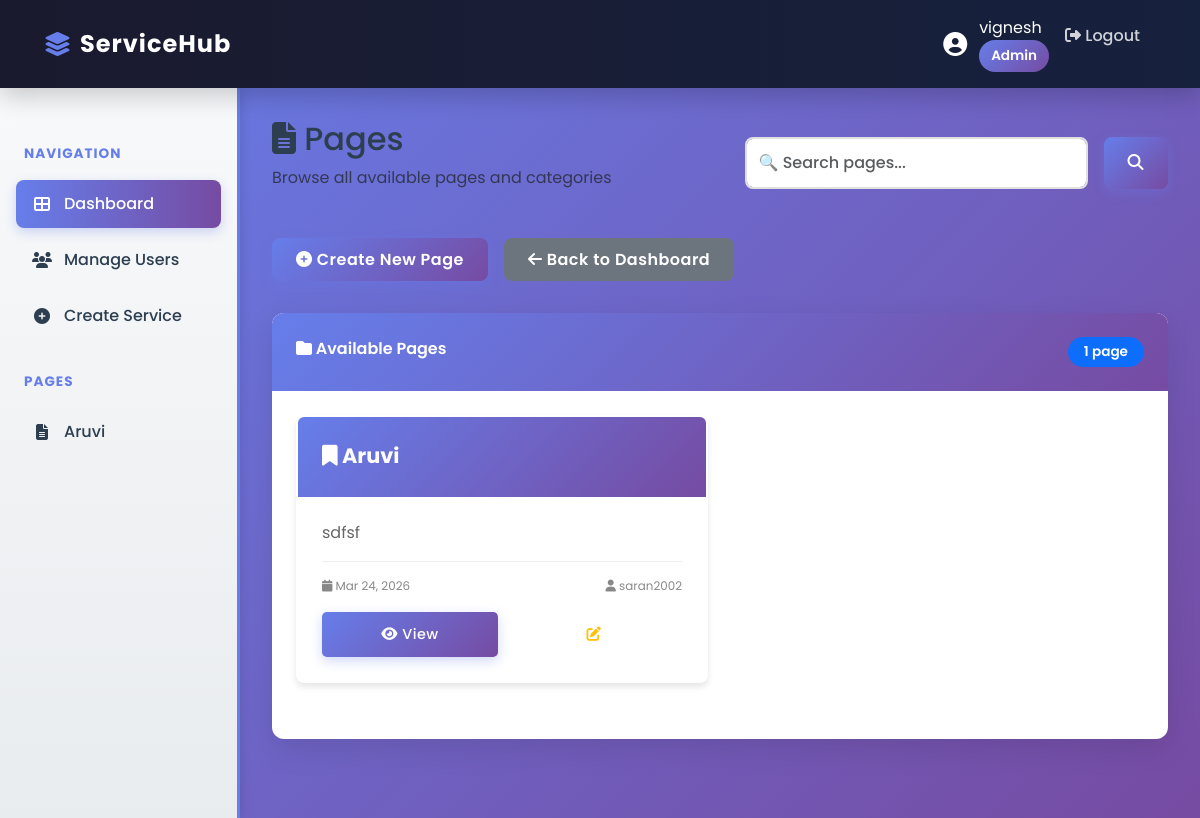
Before: /pages/ (signed in) with the older database file.
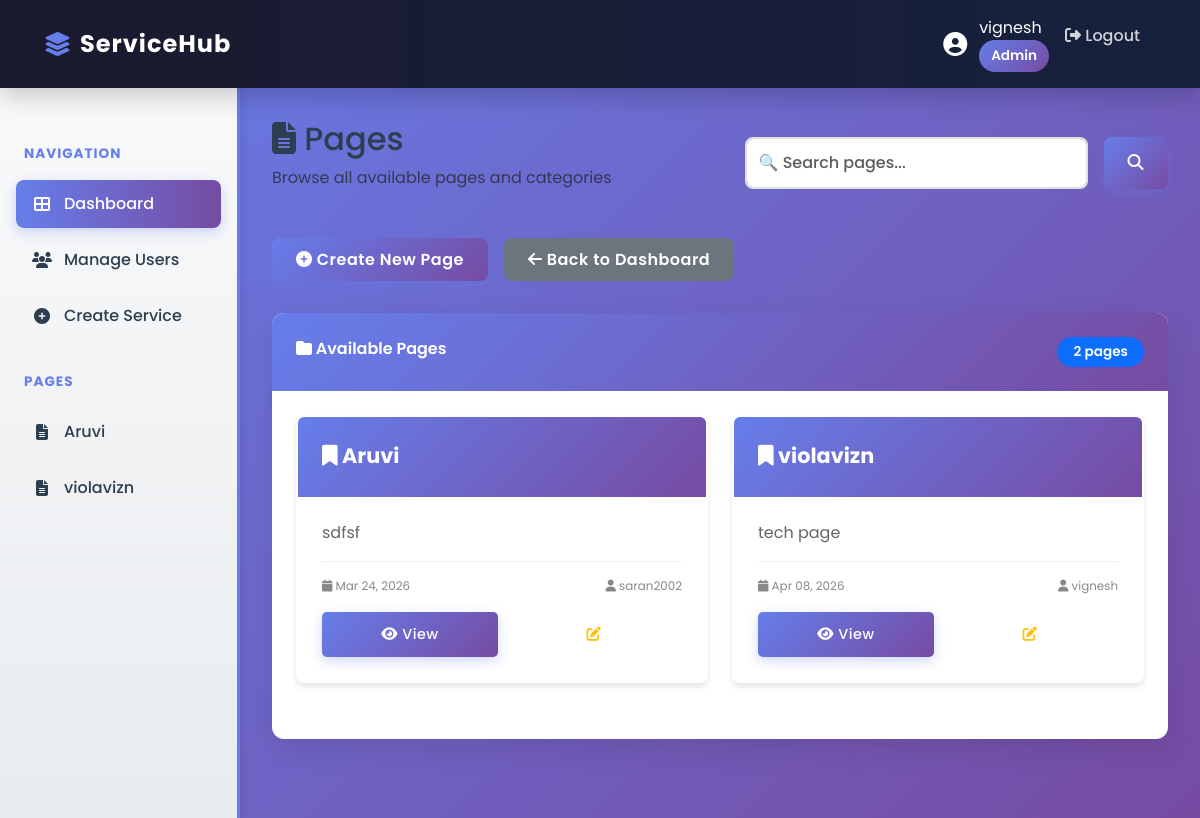
After: the same page with the newer database file.
### core/models.py (models this page shows, shortened)
class DynamicPage(models.Model):
    name = models.CharField(max_length=200, unique=True)
    slug = models.SlugField(max_length=220, unique=True, blank=True)
    description = models.TextField(blank=True)
    created_by = models.ForeignKey(User, on_delete=models.SET_NULL, null=True, related_name="dynamic_pages")
    created_at = models.DateTimeField(auto_now_add=True)

### core/views.py (the view)
# urls.py: path("pages/", views.pages_list, name="pages_list"),
@login_required
def pages_list(request):
    pages = DynamicPage.objects.all().order_by("name")
    search_query = request.GET.get('search', '')
    if search_query:
        pages = pages.filter(name__icontains=search_query)
    return render(
        request,
        "core/pages_list.html",
        {
            "pages": pages,
            "role": _user_role(request.user),
            "can_manage": _can_manage_services(request.user),
            "search_query": search_query,
        },
    )

### core/views.py (called while the page is built)
def _user_role(user):
    if not user.is_authenticated:
        return "anonymous"
    return getattr(user.profile, "role", "user")

def _can_manage_services(user):
    return _user_role(user) in ["admin", "agent"]

### core/templates/core/pages_list.html (shortened to what this page needs)
{% extends 'core/base.html' %}
{% block content %}
<div class="pages-header">
    <div class="header-content">
        <h1>
            <i class="fas fa-file-alt"></i> Pages
        </h1>
        <p class="text-muted">Browse all available pages and categories</p>
    </div>
    <form method="GET" class="search-bar-container">
        <input
            type="text"
            name="search"
            class="form-control"
            placeholder="🔍 Search pages..."
            value="{{ search_query|default:'' }}"
            id="pageSearch"
        >
        <button type="submit" class="btn btn-primary">
            <i class="fas fa-search"></i>
        </button>
    </form>
</div>
{% if can_manage %}
<div class="action-bar">
    <a href="{% url 'add_page' %}" class="btn btn-primary">
        <i class="fas fa-plus-circle"></i> Create New Page
    </a>
    <a href="{% url 'dashboard' %}" class="btn btn-secondary">
        <i class="fas fa-arrow-left"></i> Back to Dashboard
    </a>
</div>
{% else %}
<div class="action-bar">
    <a href="{% url 'dashboard' %}" class="btn btn-secondary">
        <i class="fas fa-arrow-left"></i> Back to Dashboard
    </a>
</div>
{% endif %}
<div class="card">
    <div class="card-header">
        <i class="fas fa-folder"></i> Available Pages
        <span class="badge bg-primary float-end">{{ pages|length }} page{{ pages|length|pluralize }}</span>
    </div>
    <div class="card-body">
        {% if pages %}
        <div class="pages-cards-container" id="pagesContainer">
            {% for page in pages %}
            <div class="page-card" onclick="window.location='{% url 'dynamic_page' slug=page.slug %}'" data-page-id="{{ page.id }}">
                <div class="page-card-header">
                    <h3 class="page-card-title">
                        <i class="fas fa-bookmark"></i> {{ page.name }}
                    </h3>
                </div>
                <div class="page-card-body">
                    {% if page.description %}
                    <p class="page-description">{{ page.description }}</p>
                    {% else %}
                    <p class="page-description text-muted"><em>No description available</em></p>
                    {% endif %}
                    <div class="page-meta">
                        <small>
                            <i class="fas fa-calendar"></i> {{ page.created_at|date:"M d, Y" }}
                        </small>
                        <small>
                            <i class="fas fa-user"></i> {{ page.created_by.first_name|default:page.created_by.username }}
                        </small>
                    </div>
                    <div class="page-actions">
                        <a href="{% url 'dynamic_page' slug=page.slug %}" class="view-button btn btn-primary btn-sm" onclick="event.stopPropagation();">
                            <i class="fas fa-eye"></i> View
                        </a>
                        {% if can_manage %}
                        <a href="{% url 'edit_service' page.id %}" class="view-button btn btn-outline-warning btn-sm" onclick="event.stopPropagation();" title="Edit page">
                            <i class="fas fa-edit"></i>
                        </a>
                        {% endif %}
                    </div>
                </div>
            </div>
            {% endfor %}
        </div>
        {% endif %}
    </div>
</div>
{% endblock %}

### core/templates/core/base.html (shortened to what this page needs)
<!DOCTYPE html>
<html lang="en">
<head>
    <link href="https://cdn.jsdelivr.net/npm/bootstrap@5.3.0/dist/css/bootstrap.min.css" rel="stylesheet">
    <link rel="stylesheet" href="https://cdnjs.cloudflare.com/ajax/libs/font-awesome/6.4.0/css/all.min.css">
</head>
<body>
    <nav class="navbar navbar-expand-lg navbar-dark">
        <div class="container-fluid">
            <a class="navbar-brand" href="{% url 'dashboard' %}">
                <i class="fas fa-layer-group"></i> ServiceHub
            </a>
            <div class="collapse navbar-collapse" id="navbarNav">
                <ul class="navbar-nav ms-auto">
                    {% if user.is_authenticated %}
                    <li class="nav-item">
                        <div class="user-info">
                            <i class="fas fa-user-circle" style="font-size: 1.5rem;"></i>
                            <div>
                                <div>{{ user.first_name|default:user.username }}</div>
                                <div class="user-badge">{{ user.profile.get_role_display }}</div>
                            </div>
                        </div>
                    </li>
                    <li class="nav-item">
                        <a class="nav-link" href="{% url 'logout' %}">
                            <i class="fas fa-sign-out-alt"></i> Logout
                        </a>
                    </li>
                    {% endif %}
                </ul>
            </div>
        </div>
    </nav>
    {% if user.is_authenticated %}
    <div class="layout-wrapper">
        <div class="sidebar" id="sidebar">
            <div class="sidebar-title">Navigation</div>
            {% if user.profile.role == 'admin' %}
            <a href="{% url 'dashboard' %}" class="nav-link active">
                <i class="fas fa-th-large"></i> Dashboard
            </a>
            <a href="{% url 'user_list' %}" class="nav-link">
                <i class="fas fa-users"></i> Manage Users
            </a>
            <a href="{% url 'add_service' %}" class="nav-link">
                <i class="fas fa-plus-circle"></i> Create Service
            </a>
            {% else %}
            <a href="{% url 'dashboard' %}" class="nav-link active">
                <i class="fas fa-th-large"></i> Dashboard
            </a>
            {% endif %}
            <div class="sidebar-title">Pages</div>
            {% for page in pages %}
            <a href="{% url 'dynamic_page' slug=page.slug %}" class="nav-link">
                <i class="fas fa-file-alt"></i> {{ page.name }}
            </a>
            {% empty %}
            <p class="text-muted" style="padding: 1rem;">No pages available</p>
            {% endfor %}
        </div>
        <div class="main-content">
    {% else %}
    <div style="padding: 2rem;">
        <div class="container">
    {% endif %}
    {% block content %}{% endblock %}
    {% if user.is_authenticated %}
        </div>
    </div>
    {% else %}
        </div>
    </div>
    {% endif %}
</body>
</html>

Changed rows visible on the page:
added DynamicPage: name "violavizn", description "tech page", created_at "Apr 08, 2026", created_by.first_name "vignesh"
Other visible differences:
{{ pages|length }}: "1" → "2"
